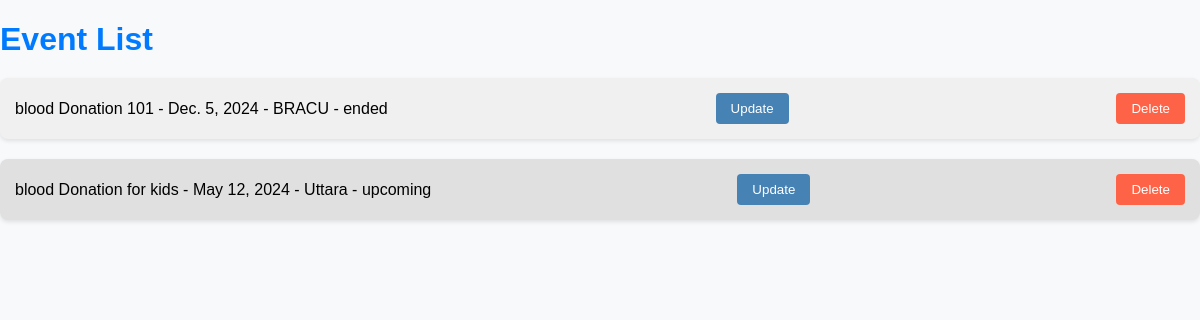
Screenshot of /events/ with the database file from the repository.
### APPUniflow/models.py (models this page shows, shortened)
class Event(models.Model):
    STATUS_CHOICES = (
        ('ongoing', 'On Going'),
        ('upcoming', 'Upcoming'),
        ('ended', 'Ended'),
    )
    name = models.CharField(max_length=100)
    date = models.DateField()
    location = models.CharField(max_length=200)
    status = models.CharField(max_length=20, choices=STATUS_CHOICES)

### APPUniflow/views.py (the view)
# urls.py: path('events/', views.event_list, name='event_list'),  # Event list
def event_list(request):
    events = Event.objects.all()
    return render(request, 'event_list.html', {'events': events})

### APPUniflow/templates/event_list.html (shortened to what this page needs)
<!DOCTYPE html>
<html lang="en">
<head>
    <link rel="stylesheet" href="/static/css/event_list.css">
</head>
<body>
    <h1>Event List</h1>
    <ul class="event-list">
        {% for event in events %}
            <li class="event-item">
                <div>
                    {{ event.name }} - {{ event.date }} - {{ event.location }} - {{ event.status }}
                </div>
                <div>
                    <form action="{% url 'update_event' event.id %}" method="get">
                        <button class="update-btn" type="submit">Update</button>
                    </form>
                </div>
                <div>
                    <form class="delete-form" action="{% url 'delete_event' event.id %}" method="post">
                        <button class="delete-btn" type="submit">Delete</button>
                    </form>
                </div>
            </li>
        {% endfor %}
    </ul>
</body>
</html>

### static/css/event_list.css (style rules this page uses)
body { font-family: Arial, sans-serif; margin: 0; padding: 0; background-color: #f8f9fa; }
h1 { color: #007bff; margin-bottom: 20px; }
.event-list { list-style-type: none; padding: 0; }
.event-item { margin-bottom: 20px; padding: 15px; border-radius: 8px; background-color: #fff; box-shadow: 0 2px 4px rgba(0, 0, 0, 0.1); display: flex; align-items: center; justify-content: space-between; transition: transform 0.3s ease; }
.event-item:nth-child(odd) { background-color: #f0f0f0; }
.event-item:nth-child(even) { background-color: #e0e0e0; }
.event-item button { padding: 8px 15px; border: none; border-radius: 4px; cursor: pointer; transition: background-color 0.3s ease; }
.event-item button.delete-btn { background-color: #ff6347; color: white; }
.event-item button.update-btn { background-color: #4682b4; color: white; }

### rows the page displays
Event: name "blood Donation 101", date "Dec. 5, 2024", location "BRACU", status "ended"
Event: name "blood Donation for kids", date "May 12, 2024", location "Uttara", status "upcoming"
